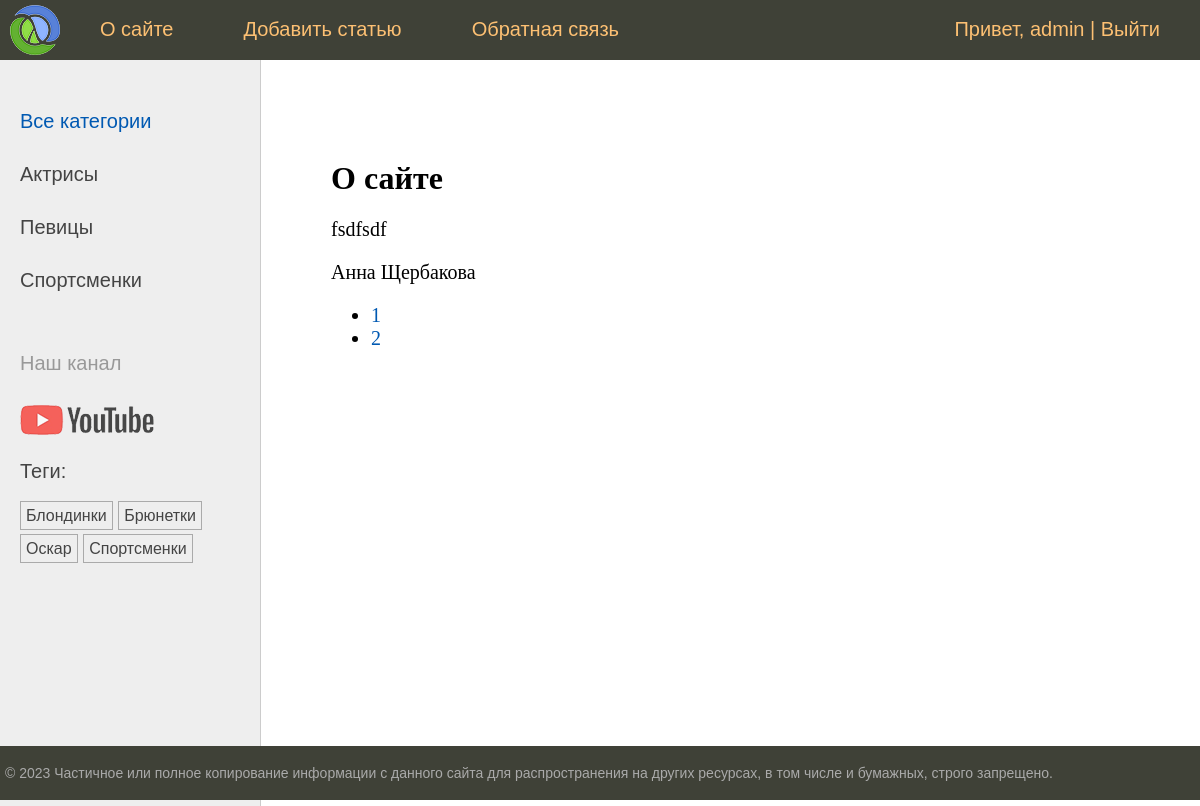
The page /about/ (signed in) on the database its author committed.
### women/models.py (models this page shows, shortened)
class Category(models.Model):
    title = models.CharField('Категория', max_length=255, db_index=True)
    slug = models.SlugField('Ссылка', max_length=255, unique=True, db_index=True)
    class Meta:
        verbose_name = 'Категория'
        verbose_name_plural = 'Категории'
        ordering = ('title',)
    def get_absolute_url(self):
        return reverse('category', kwargs={'category_slug': self.slug})

class TagPost(models.Model):
    tag = models.CharField(max_length=100, verbose_name='Тег', db_index=True)
    slug = models.SlugField(max_length=100, unique=True, db_index=True)
    class Meta:
        verbose_name = 'Тег'
        verbose_name_plural = 'Теги'
    def get_absolute_url(self):
        return reverse('tag', kwargs={'tag_slug': self.slug})

class Women(models.Model):
    class Status(models.IntegerChoices):
        PUBLISHED = 1, 'Опубликовано'
        DRAFT = 0, 'Черновик',
    title = models.CharField('Название', max_length=255)
    slug = models.SlugField('Ссылка', max_length=255, unique=True, db_index=True)
    photo = models.ImageField(upload_to='photos/%Y/%m/%d', default=None, null=True, blank=True, verbose_name='Фото')
    description = models.TextField('Описание', blank=True)
    is_published = models.BooleanField('Опубликовано', choices=tuple(map(lambda x: (bool(x[0]), x[1]), Status.choices)),
                                       default=Status.DRAFT)
    category = models.ForeignKey(Category, on_delete=models.PROTECT, verbose_name='Категория', related_name='posts')
    tags = models.ManyToManyField('TagPost', related_name='tags', blank=True, verbose_name='Теги')
    husband = models.OneToOneField('Husband', on_delete=models.SET_NULL, related_name='wuman', blank=True, null=True,
                                   verbose_name='Муж')
    created_at = models.DateTimeField('Дата создания', auto_now_add=True)
    updated_at = models.DateTimeField('Дата обновления', auto_now=True)
    author = models.ForeignKey(get_user_model(), on_delete=models.SET_NULL, default=None, null=True,
                               related_name='posts', verbose_name='Автор')
    class Meta:
        verbose_name = 'Женщина'
        verbose_name_plural = 'Женщины'
        ordering = ['-created_at']
        indexes = [
            models.Index(fields=['-created_at'])
        ]
    published = PublishedManager()
    objects = models.Manager()
    def __str__(self):
        return self.title

### women/views.py (the view)
# urls.py: path('about/', about, name='about'),
@login_required
def about(request):
    contact_list = Women.published.all()
    paginator = Paginator(contact_list, 2)
    page_number = request.GET.get('page')
    page_obj = paginator.get_page(page_number)
    return render(request, 'women/about.html', {'title': 'О сайте', 'page_obj': page_obj})

### users/context_processors.py (called while the page is built)
def get_women_context(request):
    return {'mainmenu': menu}

### women/models.py (called while the page is built)
    def get_queryset(self):
        return super().get_queryset().filter(is_published=Women.Status.PUBLISHED)

### women/templatetags/women_tags.py (called while the page is built)
@register.inclusion_tag('women/list_categories.html')
def show_categories(category_selected=0):
    categories = Category.objects.annotate(total=Count('posts')).filter(total__gt=0)
    return {'categories': categories, 'category_selected': category_selected}

@register.inclusion_tag('women/list_tags.html')
def show_all_tags():
    return {'tags': TagPost.objects.annotate(total=Count('tags')).filter(total__gt=0)}

### women/templates/women/about.html
{% extends 'base.html' %}
{% block content %}
    <h1>{{ title }}</h1>
    {% for item in page_obj %}
    	<p>{{ item }}</p>
    {% endfor %}
    <nav>
    <ul>
        {% for p in page_obj.paginator.page_range %}
        	<li>
                <a href="?page={{ p }}">{{ p }}</a>
            </li>
        {% endfor %}
    </ul>
    </nav>
{% endblock %}

### templates/base.html (shortened to what this page needs)
{% load static %}
{% load women_tags %}
<!DOCTYPE html>
<html lang="ru">
<head>
    <link type="text/css" href="{% static 'women/css/styles.css' %}" rel="stylesheet"/>
</head>
<body>
<table class="table-page" border=0 cellpadding="0" cellspacing="0">
    <tr>
        <td valign=top>
            {% block mainmenu %}
                <div class="header">
                    <ul id="mainmenu" class="mainmenu">
                        <li class="logo"><a href="{% url 'home' %}">
                            <div class="logo"></div>
                        </a></li>
                        {% for m in mainmenu %}
                            <li><a href="{% url m.url_name %}">{{ m.title }}</a></li>
                        {% endfor %}
                        {% if user.is_authenticated %}
                            <li class="last">Привет, {{ user.username }} | <a href="{% url 'users:logout' %}">Выйти</a></li>
                            {% else %}
                                <li class="last"><a href="{% url 'users:logout' %}">Войти</a> | <a href="{% url 'users:register' %}">Регистрация</a></li>
                        {% endif %}
                    </ul>
                </div>
            {% endblock mainmenu %}
            <table class="table-content" border=0 cellpadding="0" cellspacing="0">
                <tr>
                    <td valign="top" class="left-chapters">
                        <ul id="leftchapters">
                            {% if category_selected == 0 or category_selected == None %}
                                <li class="selected">Все категории</li>
                            {% else %}
                                <li>
                                    <a href="{% url 'home' %}">Все категории</a>
                                </li>
                            {% endif %}
                            {% show_categories category_selected %}
                            <li class="share">
                                <p>Наш канал</p>
                                <a class="share-yt"
                                   href="https://www.youtube.com/channel/UClJzWfGWuGJL2t-3dYKcHTA/playlists"
                                   target="_blank" rel="nofollow"></a>
                            </li>
                            {% show_all_tags %}
                        </ul>
                    </td>
                    <td valign="top" class="content">
                        <div class="content-text">
                            {% block content %}
                            {% endblock %}
                        </div>
                    </td>
                </tr>
            </table>
        </td>
    </tr>
    <tr>
        <td valign=top>
            <div id="footer">
                <p>&copy; 2023 Частичное или полное копирование информации с данного сайта для распространения на других
                    ресурсах, в том числе и бумажных, строго запрещено.</p>
            </div>
        </td>
    </tr>
</table>
</body>
</html>

### women/templates/women/list_categories.html
{% for category in categories %}
    {% if category.id == category_selected %}
        <li class="selected">
           {{ category.title }}
        </li>
    {% else %}
        <li>
            <a href="{{ category.get_absolute_url }}">{{ category.title }}</a>
        </li>
    {% endif %}
{% endfor %}

### women/templates/women/list_tags.html
{% if tags %}
    <p>Теги:</p>
    <ul class="tags-list">
        {% for tag in tags %}
            <li>
                <a href="{{ tag.get_absolute_url }}">{{ tag.tag }}</a>
            </li>
        {% endfor %}
    </ul>
{% endif %}

### static/women/css/styles.css (style rules this page uses)
html, body { font-family: 'Arial'; margin: 0; padding: 0; height: 100%; width: 100%; color: #444; }
a { color: #0059b2; text-decoration: none; }
.table-page { width: 100%; height: 100%; vertical-align: top; }
.table-page tr { height: 100%; }
.header { background: #3F4137; height: 60px; }
.logo { background: url('../images/logo.png') no-repeat 10px 5px; width: 70px; height: 60px; }
ul.mainmenu { list-style: none; margin: 0; padding: 0; height: 60px; color: #fdc073; font-size: 20px; overflow: hidden; }
ul.mainmenu li { float: left; margin: 18px 40px 0 30px; }
ul.mainmenu li.logo { margin: 0; }
ul.mainmenu li.last { float: right; }
ul.mainmenu li a { color: #fdc073; text-decoration: none; }
.table-content { width: 100%; min-height: 100%; height: 100%; }
.left-chapters { margin: 0; background: #eee; border-right: 1px solid #ccc; }
.left-chapters ul { width: 230px; margin: 0; padding: 20px 10px 10px 20px; list-style: none; font-size: 20px; }
.left-chapters ul li { margin: 30px 0 0 0; color: #999; }
.left-chapters ul li.selected { color: #0059b2; }
.left-chapters ul li a { color: #444; text-decoration: none; }
.left-chapters ul li.share { margin: 60px 0 0 0; }
.left-chapters ul li.share p { margin: 30px 0 30px 0; }
.left-chapters ul li.share a { display: inline-block; width: 40px; height: 40px; margin: 0 20px 0 0; }
.left-chapters ul li.share a.share-yt { width: 100%; height: 30px; background: url('../images/share_yt.png') no-repeat 0 0 }
ul.tags-list { width: 100%; margin: 0; padding: 0; list-style: none; }
ul.tags-list li { margin: 0; padding: 0 0 10px; display: inline-block; }
ul.tags-list li a { padding: 5px; font-size: 16px; border: 1px solid #aaa; }
.content { padding: 40px 20px 20px 40px; width: 100%; box-sizing: border-box; }
.content-text { margin: 60px 0 0 30px; color: #000; font-size: 20px; font-family: Yandex Sans Display Light; }
.content-text h1 { font-size: 32px; }
#footer { box-sizing: border-box; background: #3F4137; padding: 5px; color: #aaa; font-size: 14px; font-family: Verdana, Geneva, Arial, Helvetica; text-align: left; overflow: hidden; }

### rows shown on the page
Category: title "Актрисы"
Category: title "Певицы"
Category: title "Спортсменки"
TagPost: tag "Блондинки"
TagPost: tag "Брюнетки"
TagPost: tag "Оскар"
TagPost: tag "Спортсменки"
Women: title "fsdfsdf"
Women: title "Анна Щербакова"

### other values the page prints
{{ m.title }} "О сайте" "Добавить статью" "Обратная связь"
{{ user.username }} "admin"
{{ title }} "О сайте"
{{ p }} "1" "2"
